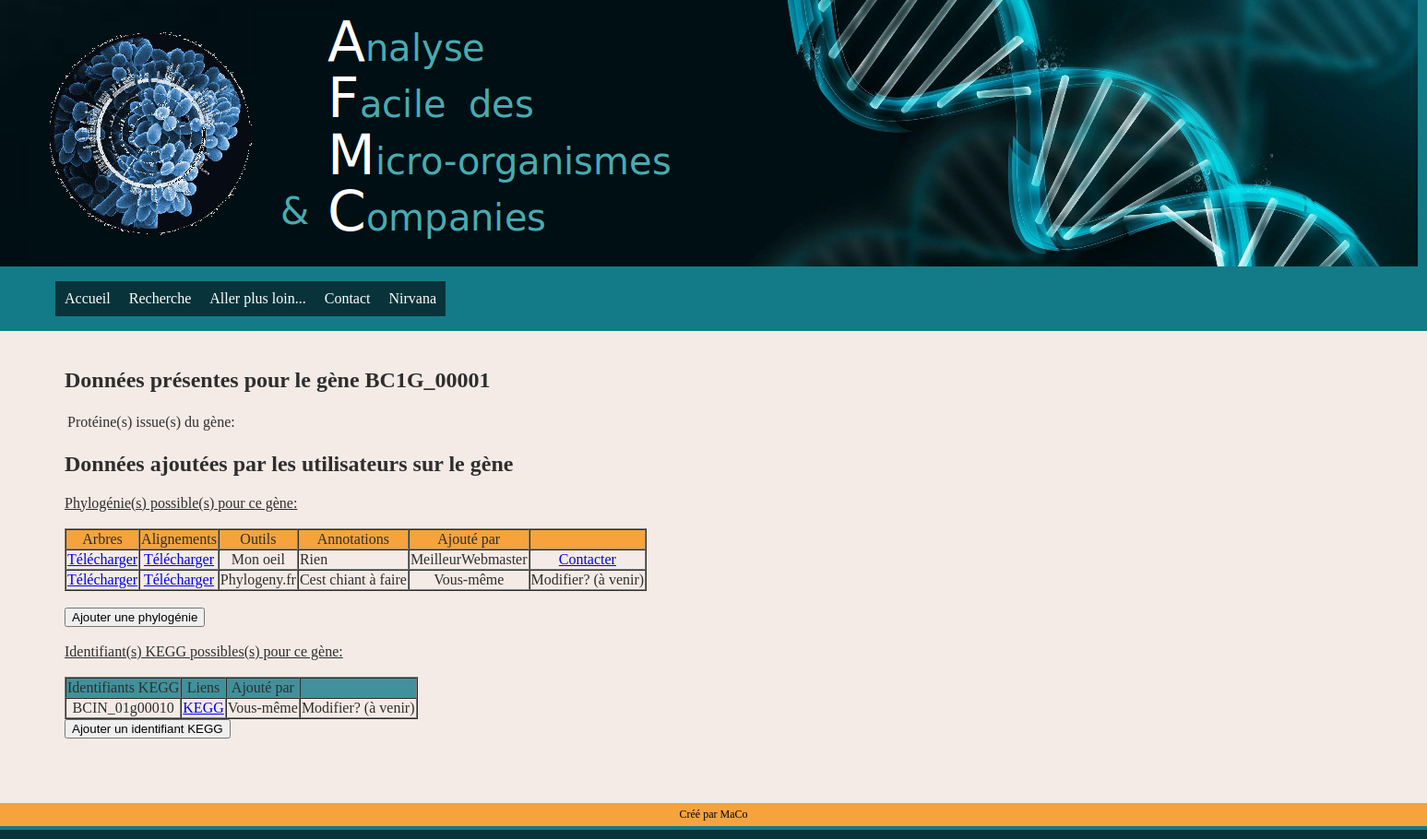
Screenshot of /genes/GeneSheet.php?gene=BC1G_00001 (signed in) with the database file from the repository.
### tables this page shows
CREATE TABLE IF NOT EXISTS Phylogenie(
  idGene CHAR(10) NOT NULL,
  idUser int unsigned,
  nomFichierArbre VARCHAR(100) NOT NULL,
  nomFichierAlignement VARCHAR(100) NOT NULL,
  outil VARCHAR(100) NOT NULL,
  annotation TEXT,

  PRIMARY KEY (idGene,idUser),
  CONSTRAINT fk_idGenePhylo
        FOREIGN KEY (idGene)
        REFERENCES Gene(idGene),
  CONSTRAINT fk_idUserPhylo
        FOREIGN KEY (idUser)
        REFERENCES User(idUser)
);

CREATE TABLE IF NOT EXISTS User (
	idUser INT UNSIGNED NOT NULL AUTO_INCREMENT,
	alias VARCHAR(100),
	mdp VARCHAR(100) not null,
	email VARCHAR(100) not null,
	civilite varchar(4),
	nom VARCHAR(50),
	prenom VARCHAR(50),
	nomLabo VARCHAR(100),
	dateDeCreation DATE,
	dateDerniereCo DATETIME,

	PRIMARY KEY (idUser)
);

CREATE TABLE IF NOT EXISTS KEGG(
	idGene CHAR(10),
	idUser int unsigned,
	codeGene VARCHAR(100),
	organisme CHAR(3),

	PRIMARY KEY (idGene,idUser),
	CONSTRAINT fk_idGeneKEGG
        FOREIGN KEY (idGene)
        REFERENCES Gene(idGene),
	CONSTRAINT fk_idUserKEGG
        FOREIGN KEY (idUser)
        REFERENCES User(idUser)
);

### genes/GeneSheet.php (the view, shortened to what this page needs)
<!DOCTYPE html>
<html lang="fr">
<?php
	if ((isset($_GET['gene'])) && ($_GET['gene'] != '')){
	$gene = $_GET['gene'];
	}
	else{$gene='INCONNU';}
?>
<head>
    <link rel="stylesheet" type="text/css" href="../AFMC.css">
  </head>
  	<?php
		include("../DatabaseConnection.php");
		$answerPhylo = $bdd->prepare('SELECT u.idUser,alias,nomFichierArbre,nomFichierAlignement,outil,annotation FROM Phylogenie ph JOIN User u WHERE idGene = ? AND ph.idUser=u.idUser;');
		$answerPhylo->execute(array($gene));
		$answerKEGG = $bdd->prepare('SELECT u.idUser,alias,codeGene,organisme FROM KEGG k JOIN User u WHERE idGene = ? AND k.idUser=u.idUser;');
		$answerKEGG->execute(array($gene));
		$idUser='';
		if ((isset($_SESSION['user'])) && ($_SESSION['user'] != '')){
			$answerUser = $bdd->prepare('SELECT idUser FROM User WHERE alias = ?');
			$answerUser->execute(array($_SESSION['user']));
			while ($data = $answerUser->fetch()){$idUser=$data['idUser'];}
		}
	?>
  <body>
	<?php include("../Title2.php"); ?>
	<?php include("../Menu.php"); ?>
	<div id="conteneur">
		<section>
		<?php
			echo "<h1>Données présentes pour le gène ".$gene."</h1>";
		    echo '<TABLE>';
			echo '<TR><TD>Protéine(s) issue(s) du gène:</TD><TD>';
			echo '</TD></TR>';
		?>
		</TABLE>
		<h1>Données ajoutées par les utilisateurs sur le gène</h1>
		<?php
			echo '<u>Phylogénie(s) possible(s) pour ce gène:</u><BR><BR>';
			$compteurPhylo=0;
	        while ($data = $answerPhylo->fetch())
	        {
	        	$compteurPhylo++;
	        	if ($compteurPhylo == '1'){
					echo "<TABLE BORDER = \"1\" cellspacing=\"0\"><TR><TD align=center bgcolor=\"#F6A33D\">Arbres</TD><TD align=center bgcolor=\"#F6A33D\">Alignements</TD><TD align=center bgcolor=\"#F6A33D\">Outils</TD><TD align=center bgcolor=\"#F6A33D\">Annotations</TD><TD align=center bgcolor=\"#F6A33D\">Ajouté par</TD><TD align=center bgcolor=\"#F6A33D\"></TD></TR>";
				}
				if ($idUser != '' && $idUser == $data['idUser']){
					$proprietaire='Vous-même';
					$modif_ou_contact='Modifier? (à venir)</bleu>';
				}
				else{
					$proprietaire=$data['alias'];
					$modif_ou_contact= " <a href=../user/UserSheet.php?id=".$data['idUser'].'>Contacter</a></bleu>';
				}
	        	echo "<TR><TD align=center><a href=".$data['nomFichierArbre']." download>Télécharger</a></TD>
						<TD align=center><a href=".$data['nomFichierAlignement']."download>Télécharger</a></TD>
						<TD align=center>".$data['outil']."</TD>
						<TD>".$data['annotation']."</TD>
						<TD align=center>".$proprietaire."</TD>
						<TD align=center>".$modif_ou_contact."</TD></TR>";
	        }
	        echo "</TABLE>";
	        ?>
	        <br>
			<form action=addPhylo.php method="GET">
				<input type="submit" value="Ajouter une phylogénie">
			</form>
	      	<br>
	        <?php
			echo '<u>Identifiant(s) KEGG possibles(s) pour ce gène:</u><BR><BR>';
			$compteurKEGG=0;
	        while ($data = $answerKEGG->fetch())
	        {
	        	$compteurKEGG++;
	        	if ($compteurKEGG == '1'){
					echo "<TABLE BORDER = \"1\" cellspacing=\"0\"><TR><TD align=center bgcolor=\"#40919B\">Identifiants KEGG</TD><TD align=center bgcolor=\"#40919B\">Liens</TD><TD align=center bgcolor=\"#40919B\">Ajouté par</TD><TD align=center bgcolor=\"#40919B\"></TD></TR>";
				}
	        	if ($idUser != '' && $idUser == $data['idUser']){
					$proprietaire='Vous-même';
					$modif_ou_contact='Modifier? (à venir)</bleu>';
				}
				else{
					$proprietaire=$data['alias'];
					$modif_ou_contact= " <a href=../user/UserSheet.php?id=".$data['idUser'].'>Contacter</a></bleu>';
				}
				echo "<TR><TD align=center>".$data['codeGene']."</TD>
							<TD align=center><a href=https://www.genome.jp/dbget-bin/www_bget?".$data['organisme'].":".$data['codeGene']." target=\"_blank\">KEGG</a></TD>
							<TD align=center>".$proprietaire."</TD>
							<TD align=center>".$modif_ou_contact."</TD></TR>";
	        }
	        echo "</TABLE>";
		?>
		<form action=addKEGG.php method="GET">
				<input type="submit" value="Ajouter un identifiant KEGG">
			</form>
		</section>
	</div>
	<?php include("../Footer.php"); ?>
  </body>
</html>

### AFMC.css (style rules this page uses)
:root { --NEUTRAL_COLOR: rgb(92,97,101); --COLD_COLOR1: rgb(19,123,135); --COLD_COLOR2: rgb(50,179,200); --WARM_COLOR: rgb(246,163,61); }
html { height: 100%; }
body { min-height: 100%; margin: 0; padding: 0; }
#conteneur { background-color: rgb(244,235,230) ; display: flex; flex-wrap:nowrap; height: 100%; }
section { text-align: justify; width: 800px; border: 0; border-radius: 30px; margin: 70px; color:rgb(46,46,46); margin-top:20px; }

### rows the page displays
phylogenie: shows "Arbres", outil "Mon oeil", annotation "Rien", idUser.alias "MeilleurWebmaster"
phylogenie: outil "Phylogeny.fr", annotation "Cest chiant à faire", idUser.idUser "Vous-même", shows "Modifier? (à venir)"
kegg: codeGene "BCIN_01g00010", idUser.idUser "Vous-même"

### other values shown
$user "Nirvana"
$gene "BC1G_00001"
